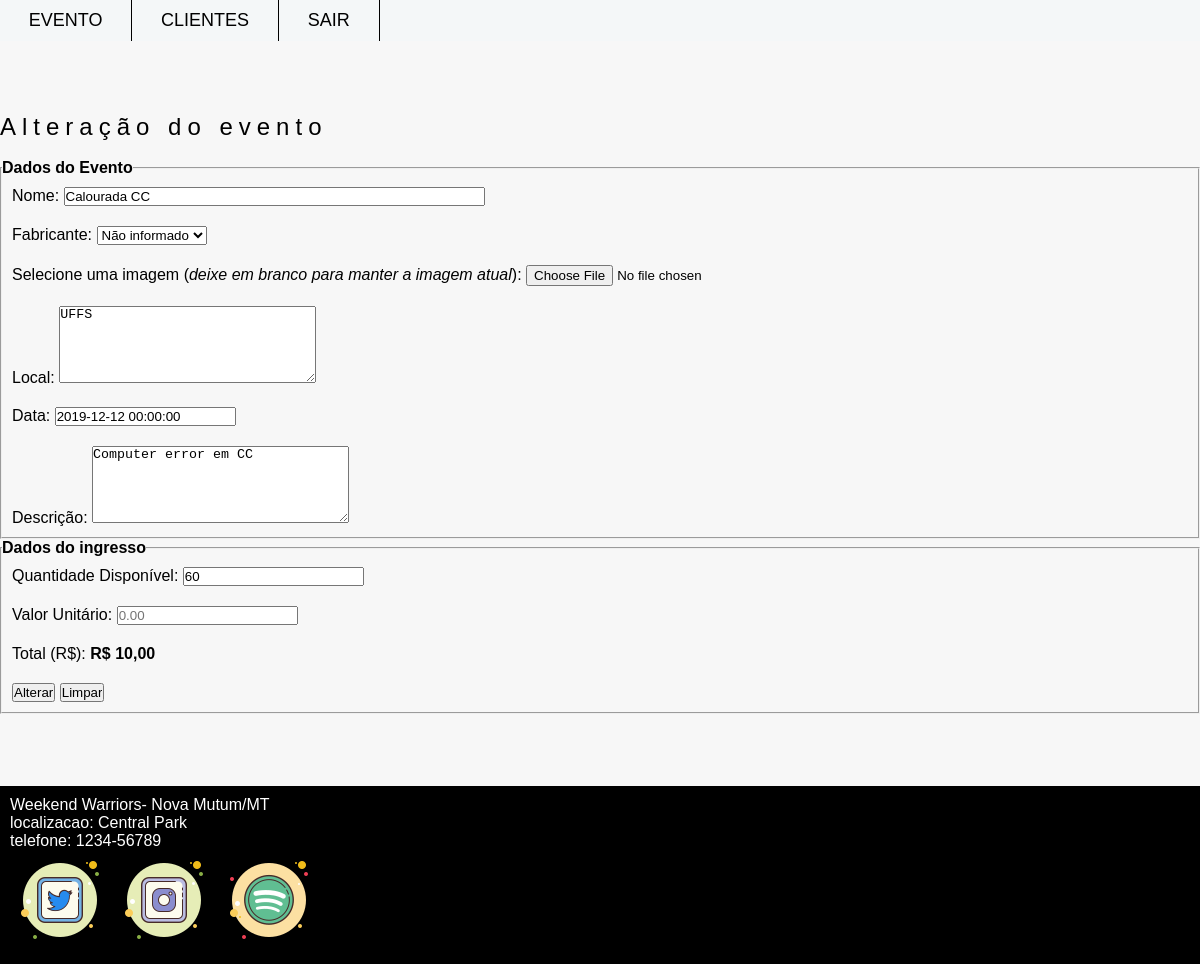
Screenshot of /weekend/adm/eventoController.php?acao=altera&id=8 with the database file from the repository.
### tables this page shows
CREATE TABLE IF NOT EXISTS `evento` (
  `id` INTEGER AUTO_INCREMENT PRIMARY KEY,  
  `nome` VARCHAR(50) NOT NULL, 
  `idFabricante` INTEGER,  
  `imagem` VARCHAR(50),
  `LocalEvento` VARCHAR(50),
  `dataEvento` DATETIME,
  `descricao` TEXT,
  `qtde` integer,
  `valor` real,

  FOREIGN KEY (idFabricante) REFERENCES fabricante(id) 
);

### weekend/classes/Evento.php (called while the page is built, shortened)
<?php
require_once "BD.php";
class Evento{
	private $conexao;
	function __construct(){
		$this->conexao = new BD();
	}
	function consultaEvento($id){
		$sql = "SELECT evento.id as idEvento, evento.nome as nomeEvento, imagem, LocalEvento, dataEvento, descricao,
		qtde, valor as valorFinal, fabricante.id as idFabricante,
		fabricante.nome as nomeFabricante FROM evento LEFT JOIN fabricante ON
		evento.idFabricante = fabricante.id WHERE evento.id = $id";
		return $this->conexao->select($sql);
	}
}
?>

### weekend/classes/BD.php (called while the page is built, shortened)
<?php
class BD {
	private $host = "localhost";
	private $user = "root";
	private $password = "";
	private $database = "weekend";
	private $conexao;
	function __construct(){
		$this->conexao = new PDO("mysql:host=".$this->host.";dbname=" . $this->database, $this->user, $this->password);
	}
	function select($sql){
		$stmt = $this->conexao->query($sql);
		return $stmt->fetchAll();
	}
}
?>

### weekend/includes/functions.php (called while the page is built, shortened)
<?php
function formataPreco($valor){
	return "R$ ".str_replace(".", ",", number_format($valor, 2));
}
?>

### weekend/adm/views/eventoAltera.php (the view, shortened to what this page needs)
<h2><?php echo $titulo; ?></h2>
<br>
<form action="" method="post" id="form-cadastro" enctype="multipart/form-data">
	<div>
		<fieldset>
			<legend><strong>Dados do Evento</strong></legend>
			<div class="form-item">
				<label for="nome" class="rotulo">Nome:</label>
				<input type="text" id="nome" name="nome" size="50" required autofocus value="<?=$prod[0]['nomeEvento']?>">
			</div>
			<div class="form-item">
				<label for="fabricante" class="rotulo">Fabricante:</label>
				<select name="idFabricante" id="fabricante">
					<option value="0">Não informado</option>
				</select>
			</div>
			<div class="form-item">
				<label for="arquivo" class="rotulo">Selecione uma imagem (<em>deixe em branco para manter a imagem atual</em>):</label>
				<input type="file" name="arquivo" id="arquivo">
			</div>
			<div class="form-item">
				<label for="desc" class="rotulo">Local:</label>
				<textarea name="LocalEvento" rows="5" cols="30" id="LocalEvento"><?=$prod[0]['LocalEvento']?></textarea>
			</div>
			<div class="form-item">
				<label for="quantidade" class="rotulo">Data:</label>
				<input value = "<?=$prod[0]['dataEvento']?>" name="dataEvento" id="dataEvento" type="text">
			</div>
			<div class="form-item">
				<label for="desc" class="rotulo">Descrição:</label>
				<textarea name="descricao" rows="5" cols="30" id="desc"><?=$prod[0]['descricao']?></textarea>
			</div>
		</fieldset>
		<fieldset>
			<legend><strong>Dados do ingresso</strong></legend>
			<div class="form-item">
				<label for="quantidade" class="rotulo">Quantidade Disponível:</label>
				<input type="number" id="quantidade" name="quantidade"  value="<?=$prod[0]['qtde']?>" min="1">
			</div>
			<div class="form-item">
				<label for="valor" class="rotulo">Valor Unitário:</label>
				<input type="text" id="valor" name="valor" placeholder="0.00" required onkeyup="formataPreco(this)">
			</div>
			<div class="form-item">
				<label class="rotulo">Total (R$):</label>
				<span id="total" style="font-weight:600;"><strong><?=formataPreco($prod[0]['valorFinal']);?></strong></span>
			</div>
			<div class="form-item">
				<input type="submit" id="botao" value="Alterar" name="alterar">
				<input type="reset" value="Limpar">
			</div>
		</fieldset>
	</div>
</form>

### weekend/css/style.css (style rules this page uses)
* { margin: 0; padding: 0; }
body { font-family: "Work Sans", sans-serif; box-sizing: border-box; background-color: #F7F7F7; }
h1, h2, h3 { font-weight: lighter; letter-spacing: 6px; color: black; }
.form-item { padding: 10px; }

### rows the page displays
evento: nome "Calourada CC", LocalEvento "UFFS", dataEvento "2019-12-12 00:00:00", descricao "Computer error em CC", quantidade "60", valor "R$ 10,00"

### other values shown
$titulo "Alteração do evento"
